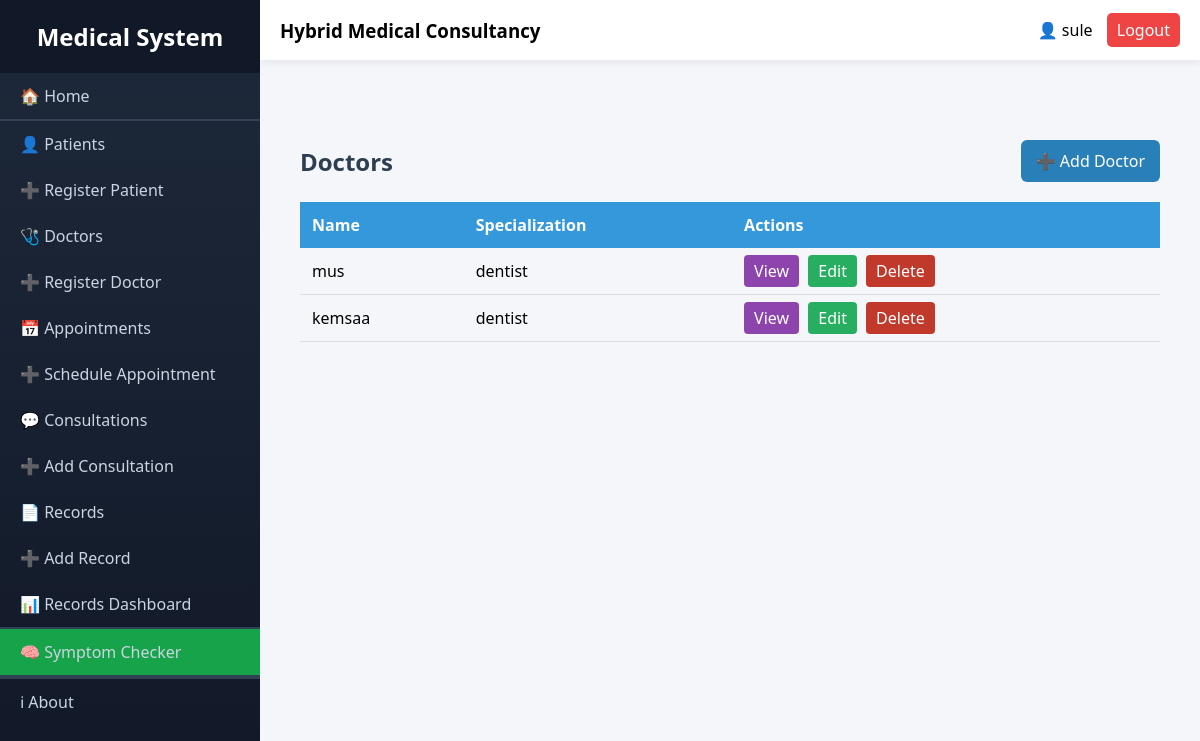
Page /doctors/ (signed in) on the committed database.
### doctors/models.py (models this page shows)
class Doctor(models.Model):
    user=models.OneToOneField(User,on_delete=models.CASCADE)
    specialization=models.CharField(max_length=20)
    experience_year=models.IntegerField()

### doctors/views.py (the view)
# urls.py: path('', views.doctor_list, name='doctor_list'),
@login_required
def doctor_list(request):
    doctors = Doctor.objects.all()
    return render(request, 'doctors/doctor_list.html', {'doctors': doctors})

### doctors/templates/doctors/doctor_list.html (shortened to what this page needs)
{% extends "layout.html" %}
{% block content %}
<div style="max-width:1000px; margin:40px auto; padding:20px;">
    <div style="display:flex; justify-content:space-between; align-items:center; margin-bottom:20px;">
        <h2 style="color:#2c3e50;">Doctors</h2>
        <a href="{% url 'doctors:doctor_create' %}"
           style="background:#2980b9; color:white; padding:10px 15px; border-radius:6px; text-decoration:none;">➕ Add Doctor</a>
    </div>
    <div style="overflow-x:auto;">
        <table style="width:100%; border-collapse:collapse; box-shadow:0 2px 10px rgba(0,0,0,0.1);">
            <thead>
                <tr style="background:#3498db; color:white; text-align:left;">
                    <th style="padding:12px;">Name</th>
                    <th style="padding:12px;">Specialization</th>
                    <th style="padding:12px;">Actions</th>
                </tr>
            </thead>
            <tbody>
                {% for doctor in doctors %}
                <tr style="border-bottom:1px solid #ddd;">
                    <td style="padding:12px;">{{ doctor.user }}</td>
                    <td style="padding:12px;">{{ doctor.specialization }}</td>
                    <td style="padding:12px;">
                        <a href="{% url 'doctors:doctor_detail' doctor.id %}"
                           style="background:#8e44ad; color:white; padding:5px 10px; border-radius:4px; text-decoration:none; margin-right:5px;">View</a>
                        <a href="{% url 'doctors:doctor_update' doctor.id %}"
                           style="background:#27ae60; color:white; padding:5px 10px; border-radius:4px; text-decoration:none; margin-right:5px;">Edit</a>
                        <a href="{% url 'doctors:doctor_delete' doctor.id %}"
                           style="background:#c0392b; color:white; padding:5px 10px; border-radius:4px; text-decoration:none;">Delete</a>
                    </td>
                </tr>
                {% empty %}
                <tr>
                    <td colspan="3" style="text-align:center; padding:15px; color:#7f8c8d;">No doctors found.</td>
                </tr>
                {% endfor %}
            </tbody>
        </table>
    </div>
</div>
{% endblock %}

### templates/layout.html (shortened to what this page needs)
<!DOCTYPE html>
<html lang="en">
<head>
</head>
<body>
<div class="sidebar" id="sidebar">
    <h2>Medical System</h2>
    <a href="{% url 'home_view' %}">🏠 Home</a>
    <hr>
    <a href="{% url 'patients:patient_list' %}">👤 Patients</a>
    <a href="{% url 'patients:patient_create' %}">➕ Register Patient</a>
    <a href="{% url 'doctors:doctor_list' %}">🩺 Doctors</a>
    <a href="{% url 'doctors:doctor_create' %}">➕ Register Doctor</a>
    <a href="{% url 'appointment:appointment_list' %}">📅 Appointments</a>
    <a href="{% url 'appointment:appointment_create' %}">➕ Schedule Appointment</a>
    <a href="{% url 'consultations:consultation_list' %}">💬 Consultations</a>
    <a href="{% url 'consultations:consultation_create' %}">➕ Add Consultation</a>
    <a href="{% url 'records:record_list' %}">📄 Records</a>
    <a href="{% url 'records:record_create' %}">➕ Add Record</a>
    <a href="{% url 'accounts:records_dashboard' %}">📊 Records Dashboard</a>
    <hr>
    {% if user.is_authenticated %}
        <a href="{% url 'accounts:symptoms_checker' %}" class="special-link">
            🧠 Symptom Checker
        </a>
    {% endif %}
    <hr>
    <hr>
    <a href="{% url 'about_view' %}">ℹ About</a>
</div>
<div class="main">
    <div class="navbar">
        <h3>Hybrid Medical Consultancy</h3>
        <div class="user">
            {% if user.is_authenticated %}
                <span>👤 {{ user.username }}</span>
                <a href="{% url 'accounts:logout' %}">Logout</a>
            {% else %}
                <a href="{% url 'accounts:login' %}">Login</a>
            {% endif %}
        </div>
    </div>
    <div class="content">
        {% block content %}
        {% endblock %}
    </div>
</div>
</body>
</html>

### templates/layout.html (style rules this page uses)
* { margin: 0; padding: 0; box-sizing: border-box; font-family: 'Segoe UI', Tahoma, Geneva, Verdana, sans-serif; }
body { display: flex; min-height: 100vh; background: #f4f6f9; }
.sidebar { width: 260px; background: linear-gradient(180deg, #1e293b 0%, #111827 100%); color: #fff; height: 100vh; position: fixed; overflow-y: auto; transition: 0.3s; }
.sidebar h2 { text-align: center; padding: 20px; background: #111827; }
.sidebar a { display: block; padding: 12px 20px; color: #cbd5e1; text-decoration: none; }
.sidebar hr { border: 0.5px solid #334155; }
.main { margin-left: 260px; width: calc(100% - 260px); }
.navbar { height: 60px; background: white; display: flex; justify-content: space-between; align-items: center; padding: 0 20px; box-shadow: 0 2px 8px rgba(0,0,0,0.08); }
.user a { margin-left: 10px; text-decoration: none; padding: 6px 10px; background: #ef4444; color: white; border-radius: 5px; }
.content { padding: 20px; }
.special-link { background: #16a34a; color: white; }

### rows in the picture
Doctor: user "mus", specialization "dentist"
Doctor: user "kemsaa", specialization "dentist"

### other values in the picture
{{ user.username }} "sule"
